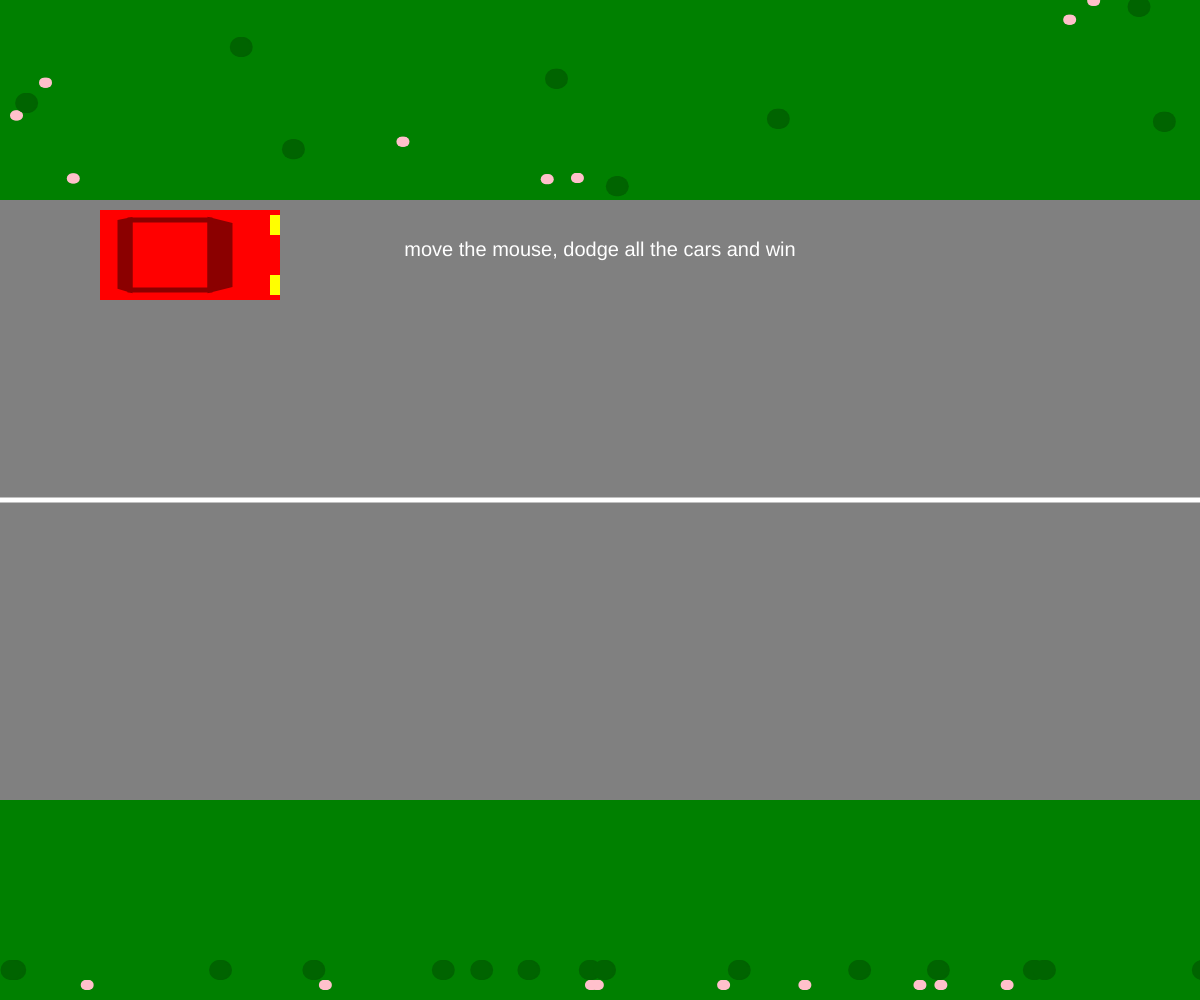
Frame 1 (no input)
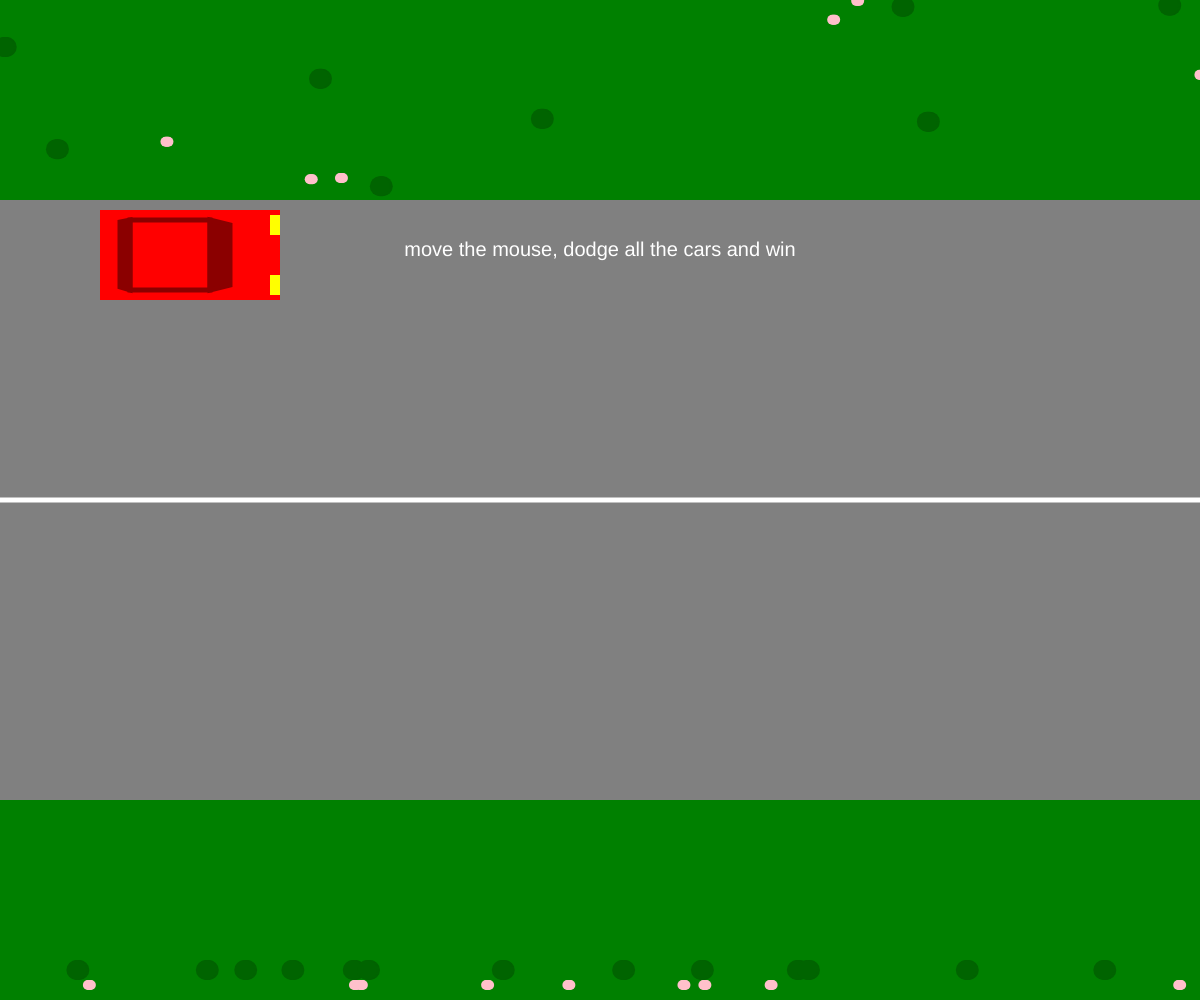
Frame 60 (no input)
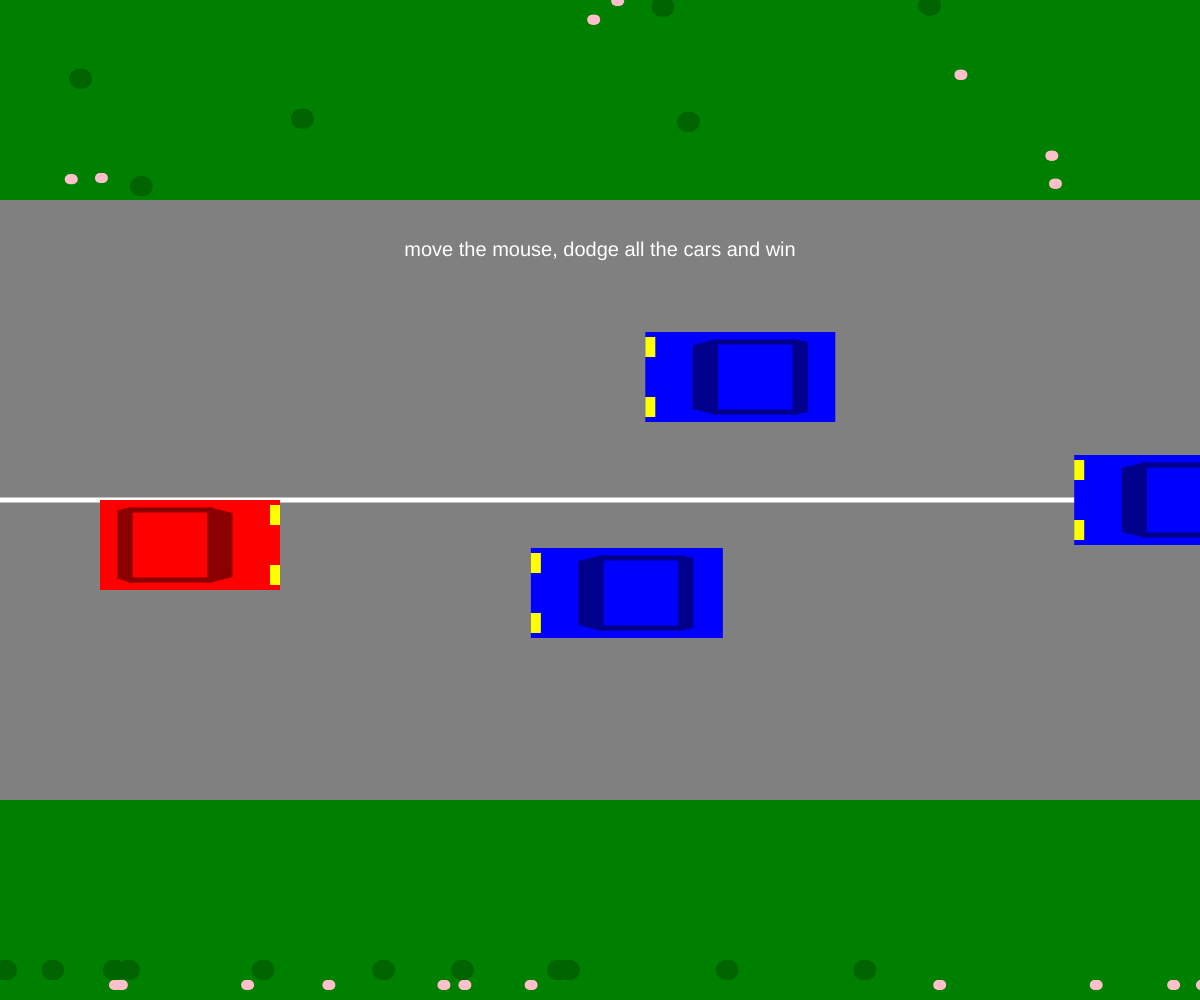
Frame 120 (the mouse pressed at the canvas centre since frame 60)

The p5.js sketch that drew these frames (run headless with seeded random() and noise() and a simulated clock; from frame 60 on, the mouse is pressed at the canvas centre):

// p5.js sketch
// ── sketch.js

//good car
var myCar;

//bad cars
var allMyBadCar = [];
var amountOfBadCar = 7;

//winnerLine
var myWinnerLine;

//trees
var allMyTrees = [];
var amountOfTrees = 60;



function preload(){



}

function setup() {
  createCanvas(windowWidth,windowHeight);
  background('gray');

// good car
myCar = new Car(100, mouseY, 180,90);


//------------------------------------------------------------------------------------------------

//random bad car
  for(var i=0; i<amountOfBadCar; i++){
    //instance
    var tempBadCar = new BadCar(random()*(13*windowWidth) + windowWidth, (windowHeight/2)-291, 180, 90, 2);
    allMyBadCar.push(tempBadCar); //si azzerano ogni volta gli imput
  }

  //random bad car 2
    for(var i=0; i<amountOfBadCar; i++){
      //instance
      var tempBadCar2 = new BadCar(random()*(13*windowWidth) + windowWidth, (windowHeight/2)-168, 180, 90, 2.5);
      allMyBadCar.push(tempBadCar2); //si azzerano ogni volta gli imput
    }

    //random bad car 3
      for(var i=0; i<amountOfBadCar; i++){
        //instance
        var tempBadCar3 = new BadCar(random()*(13*windowWidth) + windowWidth, (windowHeight/2)-45, 180, 90, 2);
        allMyBadCar.push(tempBadCar3); //si azzerano ogni volta gli imput
      }

      //random bad car 4
        for(var i=0; i<amountOfBadCar; i++){
          //instance
          var tempBadCar4 = new BadCar(random()*(13*windowWidth) + windowWidth, (windowHeight/2)+48, 180, 90, 3);
          allMyBadCar.push(tempBadCar4); //si azzerano ogni volta gli imput
        }

        //random bad car 5
          for(var i=0; i<amountOfBadCar; i++){
            //instance
            var tempBadCar5 = new BadCar(random()*(13*windowWidth) + windowWidth, (windowHeight/2)+201, 180, 90, 2);
            allMyBadCar.push(tempBadCar5); //si azzerano ogni volta gli imput
          }

//------------------------------------------------------------------------------------------------

  // winnerline
myWinnerLine = new WinnerLine(5.5*windowWidth, 0, 50,windowHeight);

//------------------------------------------------------------------------------------------------

//random trees
  for(var i=0; i<amountOfTrees; i++){
    //instance top trees
    var tempTree = new Tree(random()*(8*windowWidth) + 0, random()*((windowHeight/2)-310) + 0, 20,'darkGreen');
    allMyTrees.push(tempTree);
  }

  for(var i=0; i<amountOfTrees; i++){
    //instance top flowers
    var tempTree2 = new Tree(random()*(8*windowWidth) + 0, random()*((windowHeight/2)-310) + 0, 10,'pink');
    allMyTrees.push(tempTree2);
  }

  for(var i=0; i<amountOfTrees; i++){
    //instance bottom trees
    var tempTree3 = new Tree(random()*(8*windowWidth) + 0, windowHeight-30, 20,'darkGreen');
    allMyTrees.push(tempTree3);
  }

  for(var i=0; i<amountOfTrees; i++){
    //instance bottom flowers
    var tempTree4 = new Tree(random()*(8*windowWidth) + 0, windowHeight-15, 10,'pink');
    allMyTrees.push(tempTree4);
  }

//------------------------------------------------------------------------------------------------

  // put setup code here
}


//------------------------------------------------------------------------------------------------
//------------------------------------------------------------------------------------------------
//------------------------------------------------------------------------------------------------

function draw() {

  //grass
  background('green');

  //street
  push();
    noStroke();
    fill('gray');
    rectMode(CENTER)
    rect(windowWidth/2,windowHeight/2,windowWidth,600);
    pop();

    //streetline
      stroke('white');
      strokeWeight(5);
      line(0,windowHeight/2,windowWidth,windowHeight/2);

//instructions text
    fill('white');
    noStroke();
    textAlign(CENTER,CENTER);
    textSize(20);
    text('move the mouse, dodge all the cars and win', width/2, (windowHeight/2)-250);

    //------------------------------------------------------------------------------------------------

    //display e move trees

          for (var i=0; i<allMyTrees.length; i++) {
            var tempTree = allMyTrees[i];
            tempTree.move();
            tempTree.display();
          }

          for (var i=0; i<allMyTrees.length; i++) {
            var tempTree2 = allMyTrees[i];
            tempTree2.move();
            tempTree2.display();
          }

          for (var i=0; i<allMyTrees.length; i++) {
            var tempTree3 = allMyTrees[i];
            tempTree3.move();
            tempTree3.display();
          }

          for (var i=0; i<allMyTrees.length; i++) {
            var tempTree4 = allMyTrees[i];
            tempTree4.move();
            tempTree4.display();
          }

    //------------------------------------------------------------------------------------------------

    //winnerline
        myWinnerLine.move();
        myWinnerLine.display();

//---------------------------------------------------

//display e move bad cars

    for (var i=0; i<allMyBadCar.length; i++) {
      var tempBadCar = allMyBadCar[i];
      tempBadCar.move();
      tempBadCar.display();
    }

    for (var i=0; i<allMyBadCar.length; i++) {
      var tempBadCar2 = allMyBadCar[i];
      tempBadCar2.move();
      tempBadCar2.display();
    }

    for (var i=0; i<allMyBadCar.length; i++) {
      var tempBadCar3 = allMyBadCar[i];
      tempBadCar3.move();
      tempBadCar3.display();
    }


    for (var i=0; i<allMyBadCar.length; i++) {
      var tempBadCar4 = allMyBadCar[i];
      tempBadCar4.move();
      tempBadCar4.display();
    }

    for (var i=0; i<allMyBadCar.length; i++) {
      var tempBadCar5 = allMyBadCar[i];
      tempBadCar5.move();
      tempBadCar5.display();
    }



//------------------------------------------------------------------------------------------------






            //my car
                myCar.display();


//end of draw
}

//------------------------------------------------------------------------------------------------
//------------------------------------------------------------------------------------------------
//-----------------------------------------

//good car
function Car(_x, _y, _width, _height){
  //inner properties
  this.width = _width;
  this.height= _height;
  this.x = _x;

//display method
  this.display = function() {

    //body
    noStroke();
    fill('red');

    if (mouseY>(windowHeight/2)-290 && mouseY < (windowHeight/2)+200){
      rect(this.x, mouseY, this.width,this.height);
      //car roof
      stroke('darkRed');
      rect(this.x+30, mouseY+10, 80,70);
      //windows
      fill('darkRed');
      quad(this.x+110,mouseY+10,this.x+110,mouseY+80,this.x+130,mouseY+75,this.x+130,mouseY+15);
      quad(this.x+20,mouseY+12,this.x+20,mouseY+77,this.x+30,mouseY+80,this.x+30,mouseY+10);
      //lights
      fill('yellow');
      noStroke();
      rect(this.x+170, mouseY+5, 10,20);
      rect(this.x+170, mouseY+65, 10,20);
    }

    else if (mouseY<(windowHeight/2)-290)
    {rect(this.x, (windowHeight/2)-290, this.width,this.height);
    //car roof
    stroke('darkRed');
    rect(this.x+30, (windowHeight/2)-290+10, 80,70);
    //windows
    fill('darkRed');
    quad(this.x+110,(windowHeight/2)-290+10,this.x+110,(windowHeight/2)-290+80,this.x+130,(windowHeight/2)-290+75,this.x+130,(windowHeight/2)-290+15);
    quad(this.x+20,(windowHeight/2)-290+12,this.x+20,(windowHeight/2)-290+77,this.x+30,(windowHeight/2)-290+80,this.x+30,(windowHeight/2)-290+10);
    //lights
    fill('yellow');
    noStroke();
    rect(this.x+170, (windowHeight/2)-290+5, 10,20);
    rect(this.x+170, (windowHeight/2)-290+65, 10,20);

}
    else if (mouseY > (windowHeight/2)+200)
    {      rect(this.x, (windowHeight/2)+200, this.width,this.height);
    //car roof
    stroke('darkRed');
    rect(this.x+30, (windowHeight/2)+200+10, 80,70);
    //windows
    fill('darkRed');
    quad(this.x+110,(windowHeight/2)+200+10,this.x+110,(windowHeight/2)+200+80,this.x+130,(windowHeight/2)+200+75,this.x+130,(windowHeight/2)+200+15);
    quad(this.x+20,(windowHeight/2)+200+12,this.x+20,(windowHeight/2)+200+77,this.x+30,(windowHeight/2)+200+80,this.x+30,(windowHeight/2)+200+10);
    //lights
    fill('yellow');
    noStroke();
    rect(this.x+170, (windowHeight/2)+200+5, 10,20);
    rect(this.x+170, (windowHeight/2)+200+65, 10,20);
  }

  }
  //end of good car
}

//------------------------------------------------------------------------------------------------
//------------------------------------------------------------------------------------------------
//-----------------------------------------

//bad cars
function BadCar(_x, _y, _width, _height, _speed){
  //inner properties
  this.width = _width;
  this.height= _height;
  this.x = _x;
  this.y = _y;
  this.speed = _speed;

  var xIncrease = 1;

  //move method
  this.move = function(){
    this.x += -xIncrease*this.speed;

    //------------------------------------------------------------------------------------------------

    //bad car stops when it touches the good car
    if((this.x < 280) && ((this.x > 100) && (this.y < mouseY + 90) && (this.y > mouseY - 90)))
    {
    xIncrease = xIncrease * 0;
    this.speed == 0.0;
    }

    //gameover
    if((this.x < 280) && ((this.x > 100) && (this.y < mouseY + 90) && (this.y > mouseY - 90)))
    {
        //background
          fill('red');
          rect(0,0, windowWidth,windowHeight);

        //text
        noStroke();
          fill('white');
          textAlign(CENTER,CENTER);
          textSize(30);
          text('Refresh to try again', width/2, height/2 + 30);
          textSize(90);
          text('OH NO!', width/2, height/2 - 30);
          gameover()=true;
      }

    }

    //------------------------------------------------------------------------------------------------

//display method
  this.display = function() {

  //create the car
    fill('blue');
    rect(this.x, this.y, this.width,this.height);
    //car roof
    stroke('darkBlue');
    rect(this.x+70, this.y+10, 80,70);
    //windows
    fill('darkBlue');
    quad(this.x+70,this.y+10,this.x+50,this.y+15,this.x+50,this.y+75,this.x+70,this.y+80);
    quad(this.x+150,this.y+10,this.x+160,this.y+12,this.x+160,this.y+78,this.x+150,this.y+80);
    //lights
    fill('yellow');
    noStroke();
    rect(this.x+0, this.y+5, 10,20);
    rect(this.x+0, this.y+65, 10,20);

  }
}

//end of bad car
//-----------------------------------------
//-----------------------------------------------------------------------------------------------
//------------------------------------------------------------------------------------------------

//winnerline
function WinnerLine(_x, _y, _width, _height){
  //inner properties
  this.width = _width;
  this.height= _height;
  this.x = _x;
  this.y = _y;
  this.speed = 4;


  var xIncrease = 1;
  var yIncrease = 0;

  //move method
  this.move = function(){
    this.x += -xIncrease*this.speed;

//------------------------------------------------------------------------------------------------

    //winner line stops when it touches the good car
    if((this.x < 280) && (this.x > 100))
    {
    xIncrease = xIncrease * 0;
    this.speed == 0.0;
    }

//------------------------------------------------------------------------------------------------

    //win
    if((this.x < 280) && (this.x > 100))
    {
        //background
          fill('gold');
          rect(0,0, windowWidth,windowHeight);

        //text
        noStroke();
          fill('brown');
          textAlign(CENTER,CENTER);
          textSize(30);
          text('Refresh to play again', width/2, height/2 + 30);
          textSize(90);
          text('CONGRATS, YOU WIN!', width/2, height/2 - 30);
          gameover()=true;
      }
    }

//------------------------------------------------------------------------------------------------

//display method
  this.display = function() {
    angleMode(DEGREES);

  //create the line
    fill('white');
    rect(this.x, this.y, this.width,this.height);

  }
}

//end of winnerline
//-----------------------------------------
//------------------------------------------------------------------------------------------------
//------------------------------------------------------------------------------------------------

//trees
function Tree(_x, _y, _diameter, _color){
  //inner properties
  this.diameter = _diameter
  this.x = _x;
  this.y = _y;
  this.speed = 1;


  var xIncrease = 1;
  var yIncrease = 0;

//------------------------------------------------------------------------------------------------
  //move methods
  this.move = function(){
    this.x += -xIncrease*this.speed;

    }

//------------------------------------------------------------------------------------------------

//display method
  this.display = function() {

  //create the line
    fill(_color);
    ellipse(this.x,this.y,_diameter,_diameter);

  }
}

//end of winnerline
//-----------------------------------------
//------------------------------------------------------------------------------------------------
